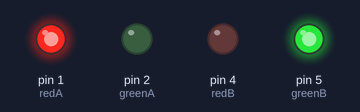
A sketch run on a simulated Arduino Uno, built with avr-gcc and run on an emulated ATmega328P. Parts: output pins drawn as LEDs (lit = HIGH).

Above: at 10.0 s.
At 24.5 s:
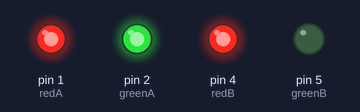
At 36.0 s:
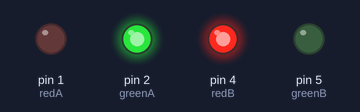
At 50.5 s:
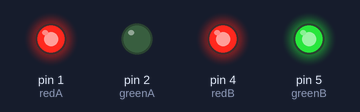
Timing chart, 0 to 59.8 s (numbered marks = the images above):
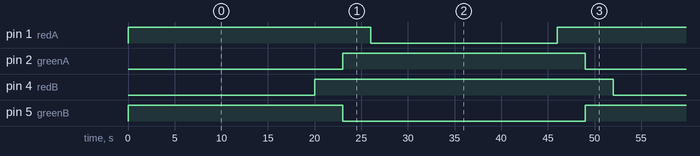

The sketch:

Tri_LED_Traffic_Signals.ino
```cpp
// Define pin connections
const int redA = 1;  // East-West red light
const int greenA = 2;  // East-West green light
const int redB = 4;  // North-South red light
const int greenB = 5;  // North-South green light

void setup() {
  // Initialize pin modes
  pinMode(redA, OUTPUT);
  pinMode(greenA, OUTPUT);
  pinMode(redB, OUTPUT);
  pinMode(greenB, OUTPUT);
}

void loop() {
  // Initial state: A is red, B is green
  digitalWrite(redA, HIGH);
  digitalWrite(greenB, HIGH);
  delay(20000);

  // B turns yellow
  digitalWrite(greenB, HIGH);
  digitalWrite(redB, HIGH);
  delay(3000);

  // B turns red, A turns yellow
  digitalWrite(greenB, LOW);
  digitalWrite(redB, HIGH);
  digitalWrite(redA, HIGH);
  digitalWrite(greenA, HIGH);
  delay(3000);

  // A turns green
  digitalWrite(redA, LOW);
  digitalWrite(greenA, HIGH);
  delay(20000);

  // A turns yellow
  digitalWrite(redA, HIGH);
  digitalWrite(greenA, HIGH);
  delay(3000);

  // A turns red, B turns yellow
  digitalWrite(redA, HIGH);
  digitalWrite(greenA, LOW);
  digitalWrite(redB, HIGH);
  digitalWrite(greenB, HIGH);
  delay(3000);

  // B turns green
  digitalWrite(redB, LOW);

}
```

Measured:
- by itself, pin 1 (redA): goes HIGH 26.0 s, LOW 20.0 s, HIGH 32.0 s, LOW 20.0 s, then HIGH
- by itself, pin 2 (greenA), pin 5 (greenB): alternates HIGH for 26.0 s and LOW for 26.0 s
- by itself, pin 4 (redB): alternates HIGH for 32.0 s and LOW for 20.0 s
